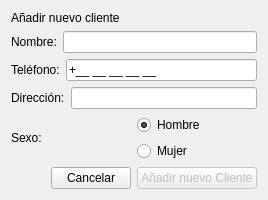
      <widget class="QWidget" name="anadirClientePage">
       <layout class="QVBoxLayout" name="verticalLayout_5">
        <item>
         <widget class="QLabel" name="label_11">
          <property name="maximumSize">
           <size>
            <width>16777215</width>
            <height>30</height>
           </size>
          </property>
          <property name="text">
           <string>Añadir nuevo cliente</string>
          </property>
         </widget>
        </item>
        <item>
         <layout class="QHBoxLayout" name="horizontalLayout_9">
          <item>
           <widget class="QLabel" name="label_10">
            <property name="text">
             <string>Nombre:</string>
            </property>
           </widget>
          </item>
          <item>
           <widget class="QLineEdit" name="nombreLineEdit"/>
          </item>
         </layout>
        </item>
        <item>
         <layout class="QHBoxLayout" name="horizontalLayout_10">
          <item>
           <widget class="QLabel" name="label_12">
            <property name="text">
             <string>Teléfono:</string>
            </property>
           </widget>
          </item>
          <item>
           <widget class="QLineEdit" name="telefonoLineEdit">
            <property name="inputMask">
             <string>+99 99 99 99 99;_</string>
            </property>
           </widget>
          </item>
         </layout>
        </item>
        <item>
         <layout class="QHBoxLayout" name="horizontalLayout_11">
          <item>
           <widget class="QLabel" name="label_13">
            <property name="text">
             <string>Dirección:</string>
            </property>
           </widget>
          </item>
          <item>
           <widget class="QLineEdit" name="direccionLineEdit"/>
          </item>
         </layout>
        </item>
        <item>
         <layout class="QHBoxLayout" name="horizontalLayout_12">
          <item>
           <widget class="QLabel" name="label_14">
            <property name="text">
             <string>Sexo:</string>
            </property>
           </widget>
          </item>
          <item>
           <layout class="QVBoxLayout" name="sexoLayout">
            <item>
             <widget class="QRadioButton" name="hombreRadioButton">
              <property name="text">
               <string>Hombre</string>
              </property>
              <property name="checked">
               <bool>true</bool>
              </property>
             </widget>
            </item>
            <item>
             <widget class="QRadioButton" name="mujerRadioButton">
              <property name="text">
               <string>Mujer</string>
              </property>
             </widget>
            </item>
           </layout>
          </item>
         </layout>
        </item>
        <item>
         <layout class="QHBoxLayout" name="horizontalLayout_13">
          <item>
           <spacer name="horizontalSpacer">
            <property name="orientation">
             <enum>Qt::Horizontal</enum>
            </property>
            <property name="sizeHint" stdset="0">
             <size>
              <width>40</width>
              <height>20</height>
             </size>
            </property>
           </spacer>
          </item>
          <item>
           <widget class="QPushButton" name="cancelarButton_2">
            <property name="text">
             <string>Cancelar</string>
            </property>
           </widget>
          </item>
          <item>
           <widget class="QPushButton" name="aceptarClienteButton">
            <property name="enabled">
             <bool>false</bool>
            </property>
            <property name="text">
             <string>Añadir nuevo Cliente</string>
            </property>
           </widget>
          </item>
         </layout>
        </item>
       </layout>
      </widget>
